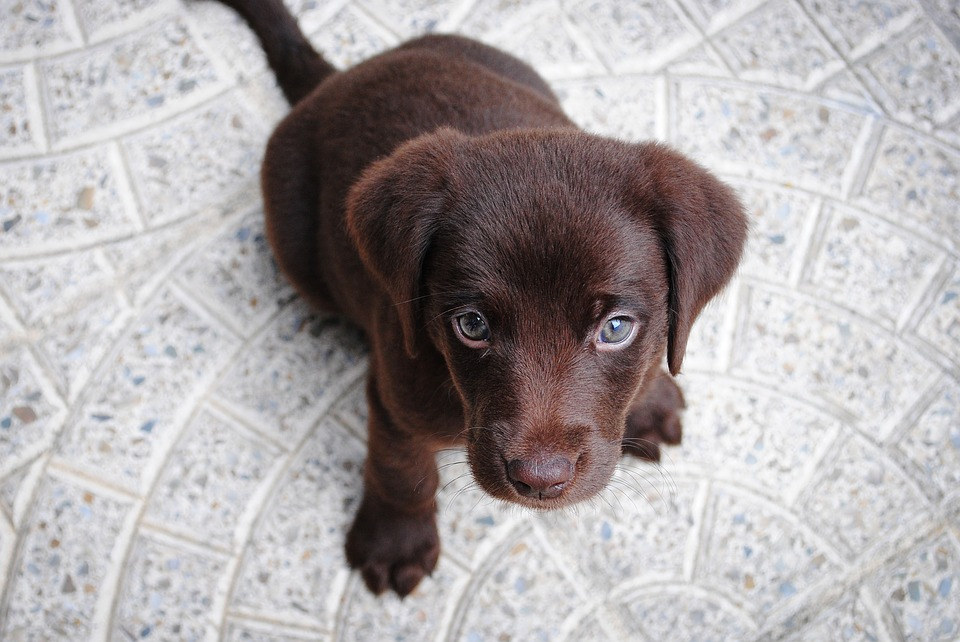
#> input picture data/dog.jpg, 960 x 642 px
$ jupyter execute --allow-errors 'Dimensionality Reduction Techniques.ipynb'
#> lines starting #> are read from the running program, lines starting #| are printed output that depends on the picture
# Dimensionality Reduction

#Source: https://stackabuse.com/dimensionality-reduction-in-python-with-scikit-learn/

# PCA Implementation Example

[cell 1]
import pandas as pd
import matplotlib.pyplot as plt
from sklearn.preprocessing import LabelEncoder, StandardScaler
from sklearn.decomposition import PCA
from sklearn.model_selection import train_test_split
import warnings
warnings.filterwarnings("ignore")

[cell 2]
m_data = pd.read_csv('data/mushrooms.csv')
#> (reads data/mushrooms.csv from the repository)

# Machine learning systems work with integers, we need to encode these
# string characters into ints

encoder = LabelEncoder()

# Now apply the transformation to all the columns:
for col in m_data.columns:
    m_data[col] = encoder.fit_transform(m_data[col])

X_features = m_data.iloc[:,1:23]
y_label = m_data.iloc[:, 0]

[cell 3]
# Scale the features
scaler = StandardScaler()
X_features = scaler.fit_transform(X_features)

[cell 4]
# Visualize
pca = PCA()
pca.fit_transform(X_features)
pca_variance = pca.explained_variance_

plt.figure(figsize=(8, 6))
plt.bar(range(22), pca_variance, alpha=0.5, align='center', label='individual variance')
plt.legend()
plt.ylabel('Variance ratio')
plt.xlabel('Principal components')
plt.show()
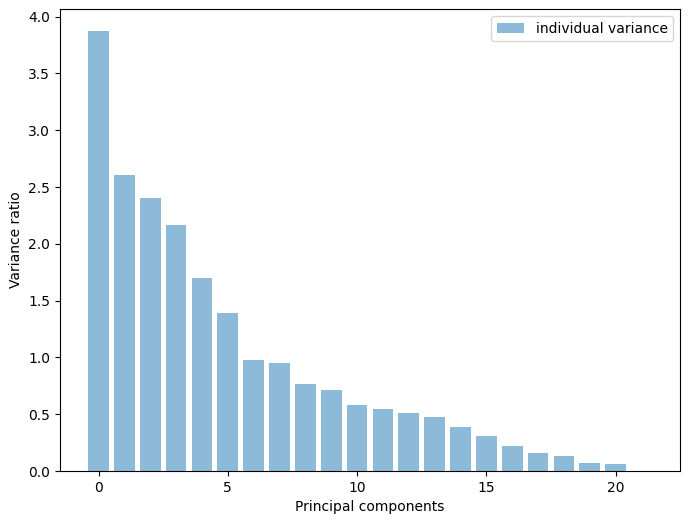
#> figure drawn by matplotlib, 1 panel; tallest bar 3.87 high, from x = -0.4 to 0.4

[cell 5]
pca2 = PCA(n_components=17)
pca2.fit(X_features)
x_3d = pca2.transform(X_features)

plt.figure(figsize=(8,6))
plt.scatter(x_3d[:,0], x_3d[:,5], c=m_data['class'])
plt.show()
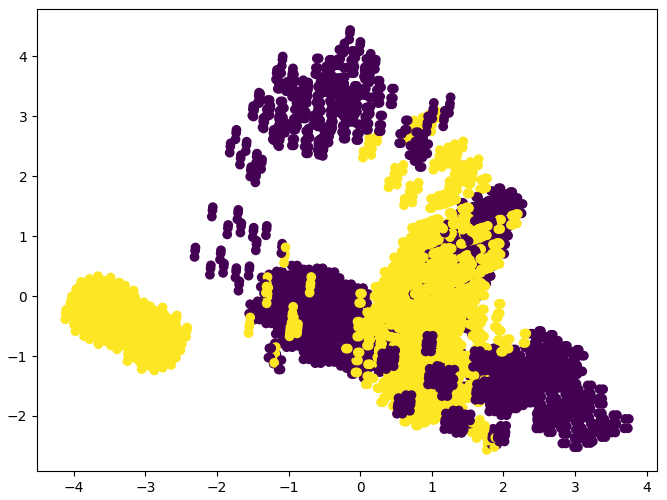
#> figure drawn by matplotlib, 1 panel

[cell 6]
pca3 = PCA(n_components=2)
pca3.fit(X_features)
x_3d = pca3.transform(X_features)

plt.figure(figsize=(8,6))
plt.scatter(x_3d[:,0], x_3d[:,1], c=m_data['class'])
plt.show()
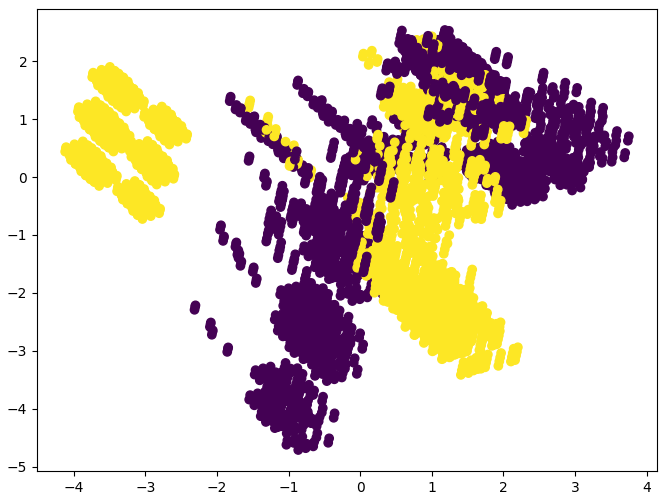
#> figure drawn by matplotlib, 1 panel

# Singular Value Decomposition

[cell 7]
import numpy
from PIL import Image

def load_image(image):
#> called with image = 'data/dog.jpg'
    image = Image.open(image)
#> image is the input picture: PIL image 960x642 RGB; mean R, G, B 171.8, 166.2, 167.2
    im_array = numpy.array(image)

    red = im_array[:, :, 0]
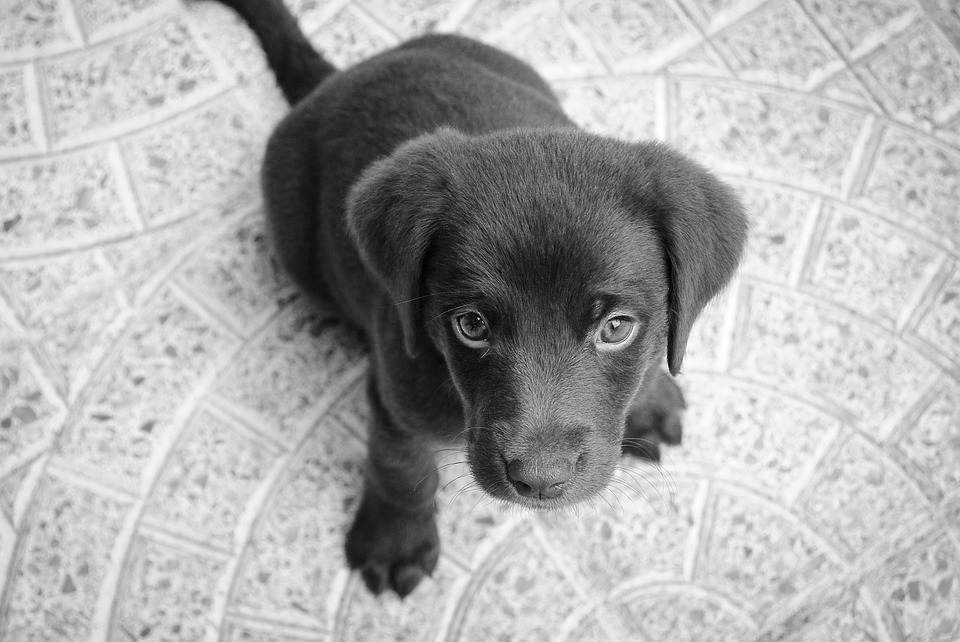
#> red: shape (642, 960); min 0, max 255, mean 171.8
    green = im_array[:, :, 1]
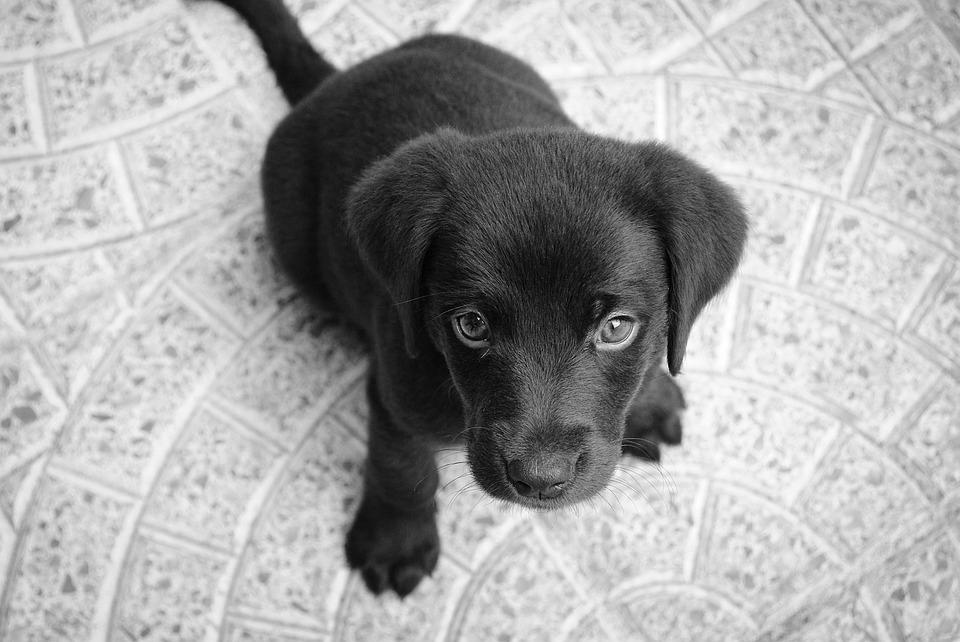
#> green: shape (642, 960); min 0, max 255, mean 166.2
    blue = im_array[:, :, 2]

    return red, green, blue

[cell 8]
def channel_compress(color_channel, singular_value_limit):
#> called with singular_value_limit = 350
    u, s, v = numpy.linalg.svd(color_channel)
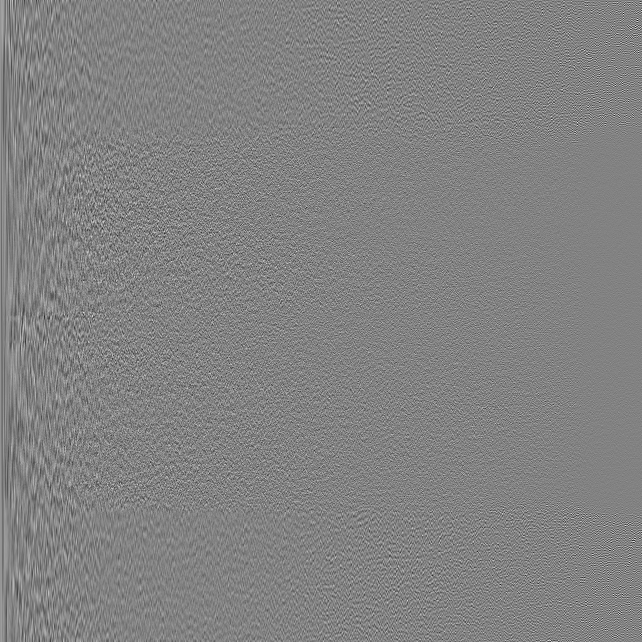
#> u: shape (642, 642) float64; min -0.293, max 0.28, mean 6.08e-05; drawn with min black and max white
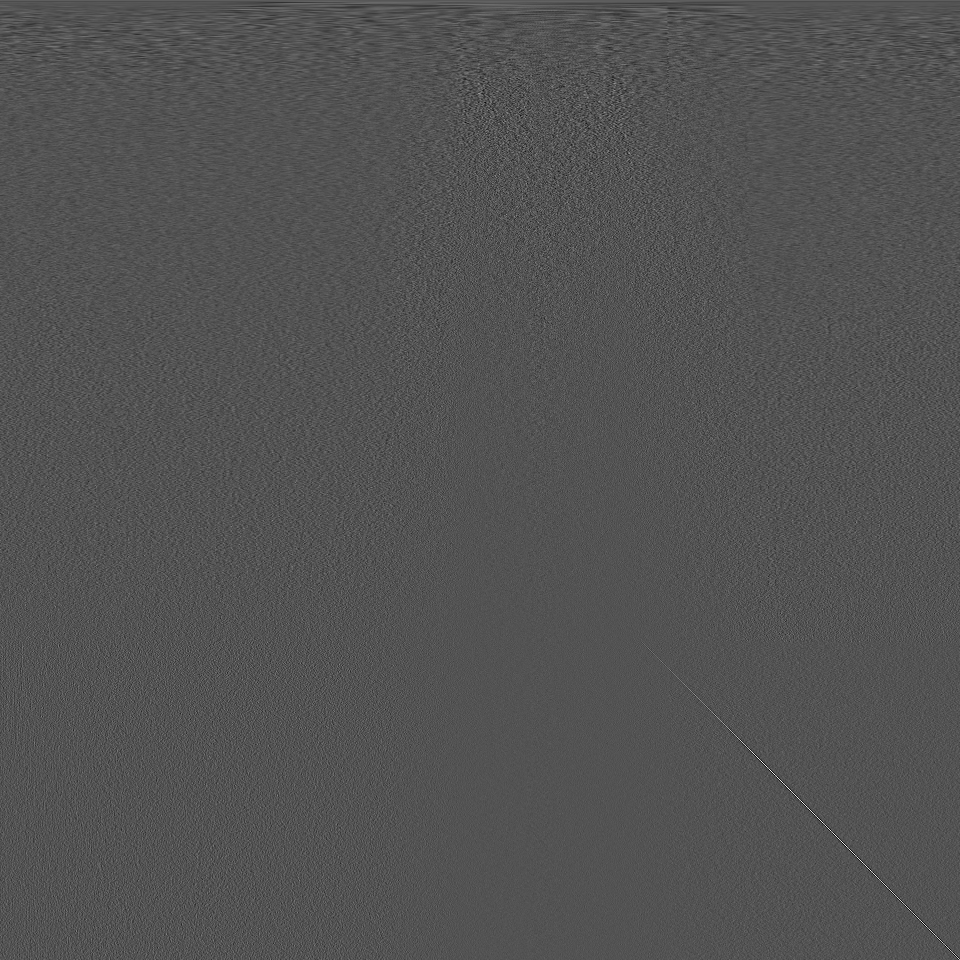
#> v: shape (960, 960) float64; min -0.277, max 0.57, mean 4.37e-05; drawn with min black and max white
#> s = 642 values, max 139950.6 at index 0, min 4.48 at index 641, mean 597
    compressed = numpy.zeros((color_channel.shape[0], color_channel.shape[1]))
    n = singular_value_limit

    left_matrix = numpy.matmul(u[:, 0:n], numpy.diag(s)[0:n, 0:n])
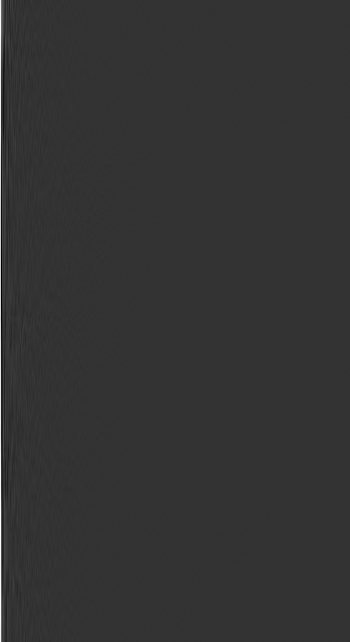
#> left_matrix: shape (642, 350) float64; min -1538.3, max 6159.3, mean 15.6; drawn with min black and max white
    inner_compressed = numpy.matmul(left_matrix, v[0:n, :])
    compressed = inner_compressed.astype('uint8')
    return compressed

red, green, blue = load_image("data/dog.jpg")
singular_val_lim = 350

[cell 9]
def compress_image(red, green, blue, singular_val_lim):
    compressed_red = channel_compress(red, singular_val_lim)
    compressed_green = channel_compress(green, singular_val_lim)
#> call 2 of channel_compress, with singular_value_limit = 350
#> in channel_compress (call 2), `u, s, v = numpy.linalg.svd(color_channel)`:
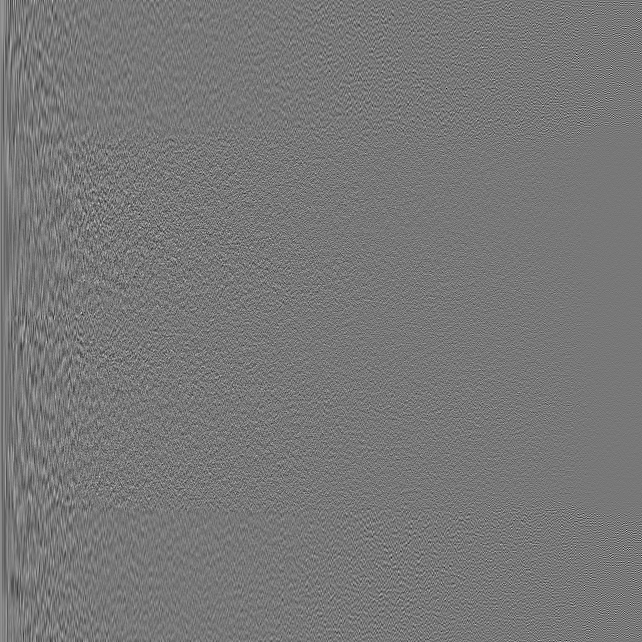
#> u: shape (642, 642) float64; min -0.276, max 0.309, mean 5.73e-05; drawn with min black and max white
#> in channel_compress (call 2), `u, s, v = numpy.linalg.svd(color_channel)`: s = 642 values, max 136904.5 at index 0, min 4.3 at index 641, mean 606.5
    compressed_blue = channel_compress(blue, singular_val_lim)
#> call 3 of channel_compress, with singular_value_limit = 350
#> in channel_compress (call 3), `u, s, v = numpy.linalg.svd(color_channel)`:
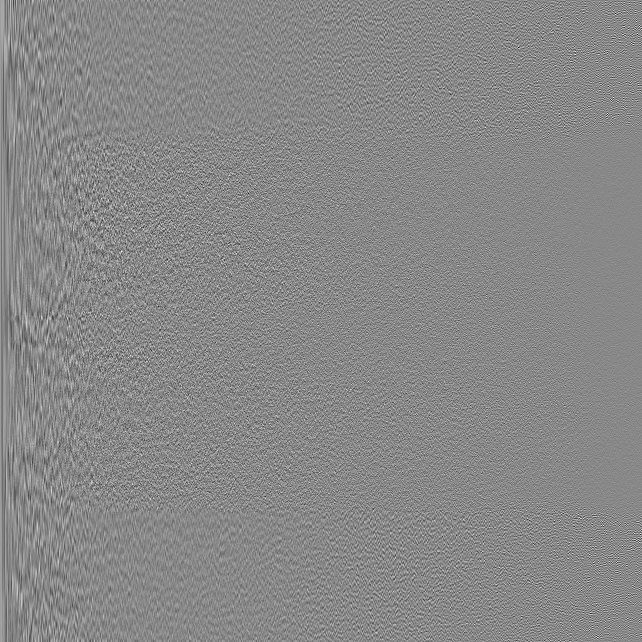
#> u: shape (642, 642) float64; min -0.281, max 0.245, mean 5.78e-05; drawn with min black and max white
#> in channel_compress (call 3), `u, s, v = numpy.linalg.svd(color_channel)`: s = 642 values, max 138005.4 at index 0, min 5.56 at index 641, mean 621

    im_red = Image.fromarray(compressed_red)
    im_blue = Image.fromarray(compressed_blue)
    im_green = Image.fromarray(compressed_green)

    new_image = Image.merge("RGB", (im_red, im_green, im_blue))
    new_image.show()
    new_image.save("images/dog-edited.jpg")

compress_image(red, green, blue, singular_val_lim)

[cell 10]
red, green, blue = load_image("data/dog.jpg")
singular_val_lim = 350

[cell 11]
def compress_image(red, green, blue, singular_val_lim):
    compressed_red = channel_compress(red, singular_val_lim)
    compressed_green = channel_compress(green, singular_val_lim)
    compressed_blue = channel_compress(blue, singular_val_lim)
